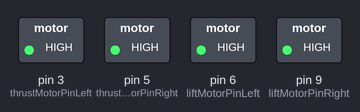
Recording of a sketch running on a simulated Arduino Uno, built with avr-gcc and run on an emulated ATmega328P. On the bench: switched loads named in the sketch (green lamp = pin HIGH).

Above: at 0.1 s.
At 8.3 s:
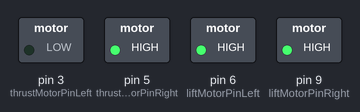
At 16.67 s:
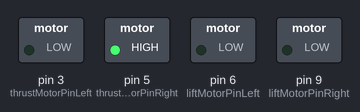
At 17.24 s:
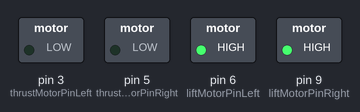
At 21.79 s:
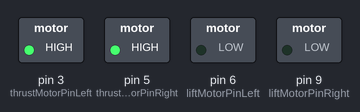
At 37.4 s:
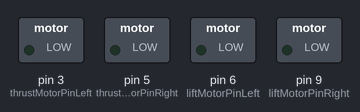
Timing chart, 0 to 40.0 s (numbered marks = the images above):
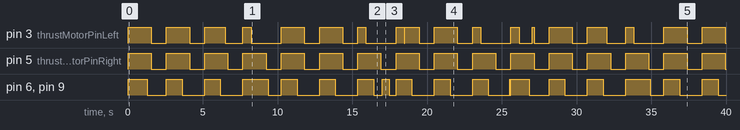

The sketch:

Autonomous.ino
```cpp
#include <TimedAction.h>

int thrustMotorPinLeft = 3;
int thrustMotorPinRight = 5;
int liftMotorPinLeft = 6;
int liftMotorPinRight = 9;

int PWM_DELAY_TL = 255;
int PWM_DELAY_TR = 255;
int PWM_DELAY_LL = 255;
int PWM_DELAY_LR = 255;

int CYCLE_TIME = 10;
int NUM_CYCLES = 0;

// The value of of lift offset will provide a factor of more power
// to one motor over another. Positive favors right, negative left.
double LIFT_OFFSET = 0.0;
double THRUST_OFFSET = 0.0;

// Declare method so timedAction may be declared
void pulseMotors();

// Timed action to check the PWM values of the motors
TimedAction timedAction = TimedAction(CYCLE_TIME, pulseMotors);

// First method called for any initialization
void setup() {
  //Set motor pin to be an output
  pinMode(thrustMotorPinLeft, OUTPUT);
  pinMode(thrustMotorPinRight, OUTPUT);
  pinMode(liftMotorPinLeft, OUTPUT);
  pinMode(liftMotorPinRight, OUTPUT);
}

void loop() {
  // put your main code here, to run repeatedly:
  rampLiftMotors(150);
  driveStraight(5000, 100);
  turn(0.5, 200, 2000);
}

/**
 * Both motors rotate at a given speed.
 * @param duration The time in milliseconds to drive
 * @param speedValue The write value from 0 - 255
 */
void driveStraight(int duration, int speedValue){
  // Set both motors to the same speed
  pwm(thrustMotorPinLeft, getAdjustedMotorSpeed(thrustMotorPinLeft, speedValue));
  pwm(thrustMotorPinRight, getAdjustedMotorSpeed(thrustMotorPinRight, speedValue));

  // While duration has not elasped
  wait(duration);
}

/**
 * Gentley accelerates both lift motors to the given
 * speed value.
 * @param speedValue The speed to ramp the values to
 */
void rampLiftMotors(int motorSpeed){
  int currentSpeed = 0;

  //While it is still accelerating
  while(currentSpeed < motorSpeed){
    pwm(liftMotorPinLeft, getAdjustedMotorSpeed(liftMotorPinLeft, currentSpeed));
    pwm(liftMotorPinRight, getAdjustedMotorSpeed(liftMotorPinRight, currentSpeed));
    currentSpeed += 1;
    wait(10);
  }
}

/**
 * Turns the hovercraft.
 * @param sharpness: A value between -1 and 1 determining the sharpness of the turn. -1 is left, 1 is right
 * @param motorSpeed: The max speed at which the motor shall run
 * @param duration: The duration of the turn in milliseconds
 */
void turn(double sharpness, int motorSpeed, int duration){
  // Calculate motor speeds based on turn sharpness and motorSpeed
  int leftMotorSpeed = sharpness >= 0 ? motorSpeed : (1 + sharpness)  * motorSpeed;
  int rightMotorSpeed = sharpness <= 0 ? motorSpeed : (1 - sharpness) * motorSpeed;

  // Set motor values
  pwm(thrustMotorPinLeft, getAdjustedMotorSpeed(thrustMotorPinLeft, leftMotorSpeed));
  pwm(thrustMotorPinRight, getAdjustedMotorSpeed(thrustMotorPinRight, rightMotorSpeed));

  // Wait for this step to be over
  wait(duration);
}

/**
 * Returns the motor speed after adjusting it by the appropriate factor to balance it.
 * @param pinNum The pin number of the motor to adjust
 * @param motorSpeed The unadjusted motor speed
 */
int getAdjustedMotorSpeed(int pinNum, int motorSpeed){
    if(pinNum == thrustMotorPinLeft)
      return THRUST_OFFSET < 0 ? motorSpeed * THRUST_OFFSET * -1 : motorSpeed;
    else if(pinNum == thrustMotorPinRight)
      return THRUST_OFFSET > 0 ? motorSpeed * THRUST_OFFSET : motorSpeed;
    else if(pinNum == liftMotorPinLeft)
      return LIFT_OFFSET < 0 ? motorSpeed * THRUST_OFFSET * -1 : motorSpeed;
    else if(pinNum == liftMotorPinRight)
      return LIFT_OFFSET > 0 ? motorSpeed * THRUST_OFFSET : motorSpeed;
    else
      return motorSpeed;
}

void wait(int duration){
  long startTime = millis();
  while(millis() - startTime < duration){
    timedAction.check();
    delay(1);
  }
}

void pwm(int pinNum, int speedValue){
  speedValue = 255 - speedValue;
  if(pinNum == thrustMotorPinLeft)
     PWM_DELAY_TL = speedValue;
  else if(pinNum == thrustMotorPinRight)
    PWM_DELAY_TR = speedValue;
  else if(pinNum == liftMotorPinLeft)
    PWM_DELAY_LL = speedValue;
  else if(pinNum == liftMotorPinRight)
    PWM_DELAY_LR = speedValue;
}

void pulseMotors(){
  NUM_CYCLES++;
  if(NUM_CYCLES >= PWM_DELAY_TL)
    digitalWrite(thrustMotorPinLeft, LOW);
  else
    digitalWrite(thrustMotorPinLeft, HIGH);

  if(NUM_CYCLES >= PWM_DELAY_TR)
    digitalWrite(thrustMotorPinRight, LOW);
  else
    digitalWrite(thrustMotorPinRight, HIGH);

  if(NUM_CYCLES >= PWM_DELAY_LL)
    digitalWrite(liftMotorPinLeft, LOW);
  else
    digitalWrite(liftMotorPinLeft, HIGH);

  if(NUM_CYCLES >= PWM_DELAY_LR)
    digitalWrite(liftMotorPinRight, LOW);
  else
    digitalWrite(liftMotorPinRight, HIGH);

  Serial.print("TEST");
  NUM_CYCLES = NUM_CYCLES >= 255 ? 0 : NUM_CYCLES;
}
```

Measured:
- by itself, pin 3 (thrustMotorPinLeft): LOW → HIGH at 0.01 s, → LOW 1.5 s later, → HIGH 1.0 s later, → LOW 1.5 s later, … (36 changes in this stretch)
- by itself, pin 5 (thrustMotorPinRight): alternates HIGH for 1.5 s and LOW for 1.0 s
- by itself, pin 6 (liftMotorPinLeft), pin 9 (liftMotorPinRight): LOW → HIGH at 0.01 s, → LOW 1.3 s later, → HIGH 1.3 s later, → LOW 1.1 s later, … (36 changes in this stretch)
